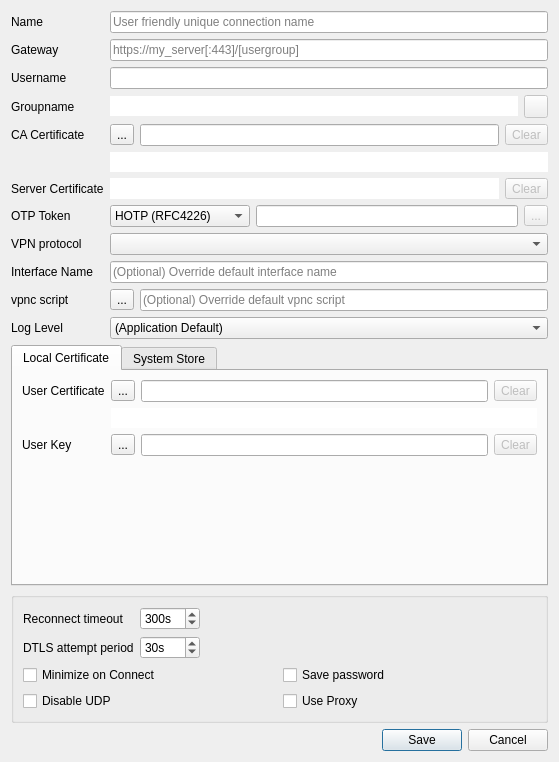
<?xml version="1.0" encoding="UTF-8"?>
<ui version="4.0">
 <class>EditDialog</class>
 <widget class="QDialog" name="EditDialog">
  <property name="geometry">
   <rect>
    <x>0</x>
    <y>0</y>
    <width>559</width>
    <height>762</height>
   </rect>
  </property>
  <property name="windowTitle">
   <string>Edit</string>
  </property>
  <layout class="QVBoxLayout" name="verticalLayout">
   <item>
    <layout class="QFormLayout" name="settingsProfileLayout">
     <property name="fieldGrowthPolicy">
      <enum>QFormLayout::ExpandingFieldsGrow</enum>
     </property>
     <item row="0" column="0">
      <widget class="QLabel" name="nameLabel">
       <property name="text">
        <string>Name</string>
       </property>
      </widget>
     </item>
     <item row="0" column="1">
      <widget class="QLineEdit" name="nameEdit">
       <property name="toolTip">
        <string>This is a friendly name to distinguish the connection</string>
       </property>
       <property name="placeholderText">
        <string>User friendly unique connection name</string>
       </property>
      </widget>
     </item>
     <item row="1" column="0">
      <widget class="QLabel" name="gatewayLabel">
       <property name="text">
        <string>Gateway</string>
       </property>
      </widget>
     </item>
     <item row="1" column="1">
      <widget class="QLineEdit" name="gatewayEdit">
       <property name="toolTip">
        <string>Specify the hostname to connect to; a port may be specified after the host separated with a colon ':'</string>
       </property>
       <property name="statusTip">
        <string/>
       </property>
       <property name="whatsThis">
        <string/>
       </property>
       <property name="placeholderText">
        <string>https://my_server[:443]/[usergroup]</string>
       </property>
      </widget>
     </item>
     <item row="2" column="0">
      <widget class="QLabel" name="usernameLabel">
       <property name="text">
        <string>Username</string>
       </property>
      </widget>
     </item>
     <item row="2" column="1">
      <widget class="QLineEdit" name="usernameEdit">
       <property name="toolTip">
        <string>Specify the username used in that gateway</string>
       </property>
      </widget>
     </item>
     <item row="3" column="0">
      <widget class="QLabel" name="groupnameLabel">
       <property name="text">
        <string>Groupname</string>
       </property>
      </widget>
     </item>
     <item row="3" column="1">
      <layout class="QHBoxLayout" name="groupnameLayout">
       <item>
        <widget class="QLineEdit" name="groupnameEdit">
         <property name="styleSheet">
          <string notr="true">background-color:&quot;transparent&quot;</string>
         </property>
         <property name="frame">
          <bool>false</bool>
         </property>
         <property name="readOnly">
          <bool>true</bool>
         </property>
        </widget>
       </item>
       <item>
        <widget class="QToolButton" name="groupnameClear">
         <property name="enabled">
          <bool>false</bool>
         </property>
         <property name="text">
          <string/>
         </property>
         <property name="icon">
          <iconset resource="../openconnect-gui.qrc">
           <normaloff>:/images/trashcan.png</normaloff>:/images/trashcan.png</iconset>
         </property>
        </widget>
       </item>
      </layout>
     </item>
     <item row="4" column="0">
      <widget class="QLabel" name="caCertificateLabel">
       <property name="text">
        <string>CA Certificate</string>
       </property>
      </widget>
     </item>
     <item row="4" column="1">
      <layout class="QHBoxLayout" name="caCertificatLayout">
       <item>
        <widget class="QToolButton" name="caCertButton">
         <property name="text">
          <string>...</string>
         </property>
        </widget>
       </item>
       <item>
        <widget class="QLineEdit" name="caCertEdit">
         <property name="toolTip">
          <string>Specify the CA certificate, if any; by default the system CAs will be used</string>
         </property>
         <property name="whatsThis">
          <string>&lt;html&gt;&lt;head/&gt;&lt;body&gt;&lt;p&gt;If not set, the system's trusted certificate storage will be used.&lt;/p&gt;&lt;/body&gt;&lt;/html&gt;</string>
         </property>
        </widget>
       </item>
       <item>
        <widget class="QToolButton" name="caCertClear">
         <property name="enabled">
          <bool>false</bool>
         </property>
         <property name="text">
          <string>Clear</string>
         </property>
         <property name="icon">
          <iconset resource="../openconnect-gui.qrc">
           <normaloff>:/images/trashcan.png</normaloff>:/images/trashcan.png</iconset>
         </property>
        </widget>
       </item>
      </layout>
     </item>
     <item row="6" column="0">
      <widget class="QLabel" name="serverCertificateLabel">
       <property name="text">
        <string>Server Certificate</string>
       </property>
      </widget>
     </item>
     <item row="6" column="1">
      <layout class="QHBoxLayout" name="serverCertificateLayout">
       <item>
        <widget class="QLineEdit" name="serverCertHash">
         <property name="font">
          <font>
           <pointsize>10</pointsize>
          </font>
         </property>
         <property name="styleSheet">
          <string notr="true">background-color:&quot;transparent&quot;</string>
         </property>
         <property name="frame">
          <bool>false</bool>
         </property>
         <property name="readOnly">
          <bool>true</bool>
         </property>
        </widget>
       </item>
       <item>
        <widget class="QToolButton" name="serverCertClear">
         <property name="enabled">
          <bool>false</bool>
         </property>
         <property name="text">
          <string>Clear</string>
         </property>
         <property name="icon">
          <iconset resource="../openconnect-gui.qrc">
           <normaloff>:/images/trashcan.png</normaloff>:/images/trashcan.png</iconset>
         </property>
        </widget>
       </item>
      </layout>
     </item>
     <item row="8" column="0">
      <widget class="QLabel" name="otpTokenLabel">
       <property name="text">
        <string>OTP Token</string>
       </property>
      </widget>
     </item>
     <item row="8" column="1">
      <layout class="QHBoxLayout" name="otpTokenLayout">
       <item>
        <widget class="QComboBox" name="tokenBox">
         <property name="minimumSize">
          <size>
           <width>140</width>
           <height>0</height>
          </size>
         </property>
         <property name="currentIndex">
          <number>0</number>
         </property>
         <property name="maxVisibleItems">
          <number>3</number>
         </property>
         <item>
          <property name="text">
           <string notr="true">HOTP (RFC4226)</string>
          </property>
         </item>
         <item>
          <property name="text">
           <string notr="true">TOTP (RFC6238)</string>
          </property>
         </item>
         <item>
          <property name="text">
           <string>STOKEN (RSA)</string>
          </property>
         </item>
        </widget>
       </item>
       <item>
        <widget class="QLineEdit" name="tokenEdit">
         <property name="toolTip">
          <string>This is the token code; should be a hex value (starting with 0x), or a value starting with 'base32:'</string>
         </property>
        </widget>
       </item>
       <item>
        <widget class="QToolButton" name="tokenClear">
         <property name="enabled">
          <bool>false</bool>
         </property>
         <property name="text">
          <string>...</string>
         </property>
         <property name="icon">
          <iconset resource="../openconnect-gui.qrc">
           <normaloff>:/images/trashcan.png</normaloff>:/images/trashcan.png</iconset>
         </property>
        </widget>
       </item>
      </layout>
     </item>
     <item row="9" column="0">
      <widget class="QLabel" name="protocolLabel">
       <property name="text">
        <string>VPN protocol</string>
       </property>
       <property name="buddy">
        <cstring>protocolComboBox</cstring>
       </property>
      </widget>
     </item>
     <item row="9" column="1">
      <widget class="QComboBox" name="protocolComboBox">
       <property name="sizePolicy">
        <sizepolicy hsizetype="Expanding" vsizetype="Fixed">
         <horstretch>0</horstretch>
         <verstretch>0</verstretch>
        </sizepolicy>
       </property>
      </widget>
     </item>
     <item row="5" column="1">
      <widget class="QLineEdit" name="caCertHash">
       <property name="styleSheet">
        <string notr="true">background-color:&quot;transparent&quot;</string>
       </property>
       <property name="frame">
        <bool>false</bool>
       </property>
       <property name="readOnly">
        <bool>true</bool>
       </property>
      </widget>
     </item>
     <item row="10" column="0">
      <widget class="QLabel" name="interfaceNameLabel">
       <property name="text">
        <string>Interface Name</string>
       </property>
      </widget>
     </item>
     <item row="10" column="1">
      <widget class="QLineEdit" name="interfaceNameEdit">
       <property name="toolTip">
        <string>Override default interface name.

This can be useful in advanced scenarios, e.g. for setting up firewall 
or routing rules.

Leave blank for default (usually the server name when using wintun).</string>
       </property>
       <property name="placeholderText">
        <string>(Optional) Override default interface name</string>
       </property>
      </widget>
     </item>
     <item row="11" column="0">
      <widget class="QLabel" name="vpncScriptLabel">
       <property name="text">
        <string>vpnc script</string>
       </property>
      </widget>
     </item>
     <item row="11" column="1">
      <layout class="QHBoxLayout" name="vpncScriptLayout">
       <item>
        <widget class="QToolButton" name="vpncScriptButton">
         <property name="text">
          <string>...</string>
         </property>
        </widget>
       </item>
       <item>
        <widget class="QLineEdit" name="vpncScriptEdit">
         <property name="toolTip">
          <string>Override default vpnc script.

This can be useful in advanced scenarios, e.g. for setting up firewall 
or routing rules.

Leave blank for default.</string>
         </property>
         <property name="placeholderText">
          <string>(Optional) Override default vpnc script</string>
         </property>
        </widget>
       </item>
      </layout>
     </item>
     <item row="12" column="1">
      <widget class="QComboBox" name="loglevelBox">
       <property name="sizePolicy">
        <sizepolicy hsizetype="Expanding" vsizetype="Fixed">
         <horstretch>0</horstretch>
         <verstretch>0</verstretch>
        </sizepolicy>
       </property>
       <property name="currentIndex">
        <number>0</number>
       </property>
       <property name="maxVisibleItems">
        <number>5</number>
       </property>
       <item>
        <property name="text">
         <string>(Application Default)</string>
        </property>
       </item>
       <item>
        <property name="text">
         <string>Error</string>
        </property>
       </item>
       <item>
        <property name="text">
         <string>Info</string>
        </property>
       </item>
       <item>
        <property name="text">
         <string>Debug</string>
        </property>
       </item>
       <item>
        <property name="text">
         <string>Trace</string>
        </property>
       </item>
      </widget>
     </item>
     <item row="12" column="0">
      <widget class="QLabel" name="logLevelLabel">
       <property name="text">
        <string>Log Level</string>
       </property>
      </widget>
     </item>
    </layout>
   </item>
   <item>
    <widget class="QTabWidget" name="settingsTabWidget">
     <property name="currentIndex">
      <number>0</number>
     </property>
     <widget class="QWidget" name="localCertificateTab">
      <attribute name="title">
       <string>Local Certificate</string>
      </attribute>
      <layout class="QVBoxLayout" name="verticalLayout_2">
       <item>
        <layout class="QFormLayout" name="formLayout_2">
         <property name="fieldGrowthPolicy">
          <enum>QFormLayout::ExpandingFieldsGrow</enum>
         </property>
         <item row="1" column="0">
          <widget class="QLabel" name="userCertificateLabel">
           <property name="text">
            <string>User Certificate</string>
           </property>
          </widget>
         </item>
         <item row="1" column="1">
          <layout class="QHBoxLayout" name="userCertificateLayout">
           <item>
            <widget class="QToolButton" name="userCertButton">
             <property name="text">
              <string>...</string>
             </property>
            </widget>
           </item>
           <item>
            <widget class="QLineEdit" name="userCertEdit">
             <property name="toolTip">
              <string>Specify your certificate file, if any</string>
             </property>
            </widget>
           </item>
           <item>
            <widget class="QToolButton" name="userCertClear">
             <property name="enabled">
              <bool>false</bool>
             </property>
             <property name="text">
              <string>Clear</string>
             </property>
             <property name="icon">
              <iconset resource="../openconnect-gui.qrc">
               <normaloff>:/images/trashcan.png</normaloff>:/images/trashcan.png</iconset>
             </property>
            </widget>
           </item>
          </layout>
         </item>
         <item row="2" column="1">
          <widget class="QLineEdit" name="userCertHash">
           <property name="styleSheet">
            <string notr="true">background-color:&quot;transparent&quot;</string>
           </property>
           <property name="frame">
            <bool>false</bool>
           </property>
           <property name="readOnly">
            <bool>true</bool>
           </property>
          </widget>
         </item>
         <item row="3" column="0">
          <widget class="QLabel" name="userKeyLabel">
           <property name="enabled">
            <bool>true</bool>
           </property>
           <property name="text">
            <string>User Key</string>
           </property>
          </widget>
         </item>
         <item row="3" column="1">
          <layout class="QHBoxLayout" name="userKeyLayout">
           <item>
            <widget class="QToolButton" name="userKeyButton">
             <property name="enabled">
              <bool>true</bool>
             </property>
             <property name="text">
              <string>...</string>
             </property>
            </widget>
           </item>
           <item>
            <widget class="QLineEdit" name="userKeyEdit">
             <property name="enabled">
              <bool>true</bool>
             </property>
             <property name="toolTip">
              <string>Specify your key file if any; in case of a PKCS #12 file, you only need to set the certificate</string>
             </property>
            </widget>
           </item>
           <item>
            <widget class="QToolButton" name="userKeyClear">
             <property name="enabled">
              <bool>false</bool>
             </property>
             <property name="text">
              <string>Clear</string>
             </property>
             <property name="icon">
              <iconset resource="../openconnect-gui.qrc">
               <normaloff>:/images/trashcan.png</normaloff>:/images/trashcan.png</iconset>
             </property>
            </widget>
           </item>
          </layout>
         </item>
        </layout>
       </item>
      </layout>
     </widget>
     <widget class="QWidget" name="systemStoreTab">
      <attribute name="title">
       <string>System Store</string>
      </attribute>
      <widget class="QListWidget" name="loadWinCertList">
       <property name="geometry">
        <rect>
         <x>9</x>
         <y>9</y>
         <width>316</width>
         <height>72</height>
        </rect>
       </property>
      </widget>
      <widget class="QWidget" name="layoutWidget">
       <property name="geometry">
        <rect>
         <x>331</x>
         <y>35</y>
         <width>58</width>
         <height>58</height>
        </rect>
       </property>
       <layout class="QVBoxLayout" name="verticalLayout_3">
        <item>
         <widget class="QToolButton" name="loadWinCert">
          <property name="enabled">
           <bool>false</bool>
          </property>
          <property name="toolTip">
           <string extracomment="Select that certificate"/>
          </property>
          <property name="text">
           <string>Select</string>
          </property>
         </widget>
        </item>
        <item>
         <widget class="QToolButton" name="resetWinCertSelection">
          <property name="text">
           <string>Reset</string>
          </property>
         </widget>
        </item>
       </layout>
      </widget>
     </widget>
    </widget>
   </item>
   <item>
    <widget class="QGroupBox" name="settingsGroupBox">
     <layout class="QVBoxLayout" name="verticalLayout_4">
      <item>
       <layout class="QFormLayout" name="formLayout_4">
        <property name="fieldGrowthPolicy">
         <enum>QFormLayout::ExpandingFieldsGrow</enum>
        </property>
        <item row="0" column="0">
         <widget class="QLabel" name="reconnectTimeoutLabel">
          <property name="text">
           <string>Reconnect timeout</string>
          </property>
         </widget>
        </item>
        <item row="0" column="1">
         <widget class="QSpinBox" name="reconnectTimeoutSpinBox">
          <property name="toolTip">
           <string>Keep reconnect attempts until so much seconds are elapsed.
The default timeout is 300 seconds, which means that openconnect can recover VPN connection after a temporary network down time of 300 seconds.</string>
          </property>
          <property name="suffix">
           <string>s</string>
          </property>
          <property name="minimum">
           <number>1</number>
          </property>
          <property name="maximum">
           <number>1000</number>
          </property>
          <property name="value">
           <number>300</number>
          </property>
         </widget>
        </item>
        <item row="1" column="0">
         <widget class="QLabel" name="dtlsAttemptPeriodLabel">
          <property name="text">
           <string>DTLS attempt period</string>
          </property>
         </widget>
        </item>
        <item row="1" column="1">
         <widget class="QSpinBox" name="dtlsAttemptPeriodSpinBox">
          <property name="suffix">
           <string>s</string>
          </property>
          <property name="maximum">
           <number>1000</number>
          </property>
          <property name="value">
           <number>30</number>
          </property>
         </widget>
        </item>
       </layout>
      </item>
      <item>
       <layout class="QGridLayout" name="gridLayout">
        <item row="0" column="0">
         <widget class="QCheckBox" name="minimizeBox">
          <property name="toolTip">
           <string>Enable this to automatically minimize after connection</string>
          </property>
          <property name="text">
           <string>Minimize on Connect</string>
          </property>
         </widget>
        </item>
        <item row="0" column="1">
         <widget class="QCheckBox" name="batchModeBox">
          <property name="toolTip">
           <string>Remember the login password for this profile. One-time codes are not saved. Uncheck and save to remove the saved password.</string>
          </property>
          <property name="text">
           <string>Save password</string>
          </property>
         </widget>
        </item>
        <item row="1" column="0">
         <widget class="QCheckBox" name="disableUdpBox">
          <property name="text">
           <string>Disable UDP</string>
          </property>
         </widget>
        </item>
        <item row="1" column="1">
         <widget class="QCheckBox" name="useProxyBox">
          <property name="toolTip">
           <string>Enable this to use the system's default proxy settings for this server</string>
          </property>
          <property name="text">
           <string>Use Proxy</string>
          </property>
         </widget>
        </item>
       </layout>
      </item>
     </layout>
    </widget>
   </item>
   <item>
    <widget class="QDialogButtonBox" name="buttonBox">
     <property name="orientation">
      <enum>Qt::Horizontal</enum>
     </property>
     <property name="standardButtons">
      <set>QDialogButtonBox::Cancel|QDialogButtonBox::Save</set>
     </property>
    </widget>
   </item>
  </layout>
 </widget>
 <tabstops>
  <tabstop>nameEdit</tabstop>
  <tabstop>gatewayEdit</tabstop>
  <tabstop>usernameEdit</tabstop>
  <tabstop>groupnameClear</tabstop>
  <tabstop>caCertButton</tabstop>
  <tabstop>caCertEdit</tabstop>
  <tabstop>caCertClear</tabstop>
  <tabstop>serverCertClear</tabstop>
  <tabstop>tokenBox</tabstop>
  <tabstop>tokenEdit</tabstop>
  <tabstop>tokenClear</tabstop>
  <tabstop>settingsTabWidget</tabstop>
  <tabstop>userCertButton</tabstop>
  <tabstop>userCertEdit</tabstop>
  <tabstop>userCertClear</tabstop>
  <tabstop>userKeyButton</tabstop>
  <tabstop>userKeyEdit</tabstop>
  <tabstop>userKeyClear</tabstop>
  <tabstop>minimizeBox</tabstop>
  <tabstop>batchModeBox</tabstop>
  <tabstop>disableUdpBox</tabstop>
  <tabstop>useProxyBox</tabstop>
  <tabstop>loadWinCertList</tabstop>
  <tabstop>loadWinCert</tabstop>
 </tabstops>
 <resources>
  <include location="../openconnect-gui.qrc"/>
 </resources>
 <connections/>
</ui>
